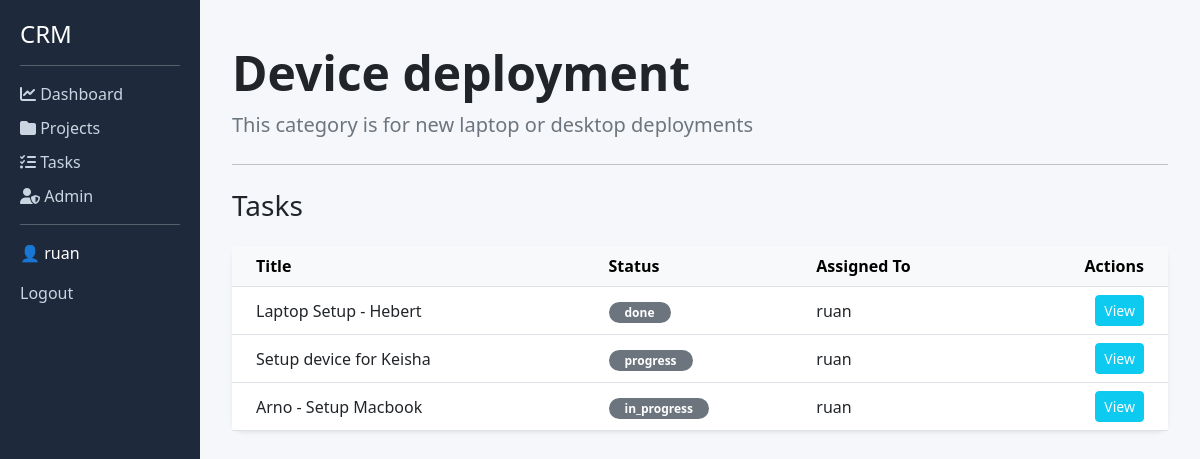
/projects/2/ (signed in), run on the app's committed database.
### crm/models.py (models this page shows, shortened)
class Project(models.Model):
    name = models.CharField(max_length=200)
    description = models.TextField()
    created_by = models.ForeignKey(User, on_delete=models.CASCADE)

class Task(models.Model):
    STATUS_CHOICES = [
        ('todo', 'To Do'),
        ('progress', 'In Progress'),
        ('done', 'Done'),
    ]
    title = models.CharField(max_length=200)
    description = models.TextField()
    project = models.ForeignKey(Project, on_delete=models.CASCADE)
    assigned_to = models.ForeignKey(User, on_delete=models.CASCADE)
    status = models.CharField(max_length=20, choices=STATUS_CHOICES)
    created_at = models.DateTimeField(auto_now_add=True)

### crm/views.py (the view)
# urls.py: path('projects/<int:id>/', views.project_detail, name='project_detail'),
@login_required
def project_detail(request, id):
    project = get_object_or_404(Project, id=id)
    tasks = Task.objects.filter(project=project)
    return render(request, 'crm/project_detail.html', {
        'project': project,
        'tasks': tasks
    })

### crm/templates/crm/project_detail.html
{% extends 'crm/base.html' %}
{% block content %}
<div class="container-fluid mt-4">
    <h2 class="display-5 fw-bold">{{ project.name }}</h2>
    <p class="lead text-secondary">{{ project.description }}</p>
    <hr class="my-4">
    <h3 class="mb-4">Tasks</h3>
    {% if tasks %}
    <div class="card shadow-sm border-0">
        <div class="card-body p-0">
            <div class="table-responsive">
                <table class="table table-hover mb-0">
                    <thead class="table-light">
                        <tr>
                            <th class="ps-4">Title</th>
                            <th>Status</th>
                            <th>Assigned To</th>
                            <th class="text-end pe-4">Actions</th>
                        </tr>
                    </thead>
                    <tbody>
                        {% for task in tasks %}
                        <tr>
                            <td class="ps-4 align-middle">{{ task.title }}</td>
                            <td class="align-middle">
                                <span class="badge bg-secondary rounded-pill px-3">
                                    {{ task.status }}
                                </span>
                            </td>
                            <td class="align-middle">{{ task.assigned_to.username }}</td>
                            <td class="text-end pe-4 align-middle">
                                <a href="{% url 'task_detail' task.id %}" class="btn btn-info btn-sm text-white">
                                    View
                                </a>
                            </td>
                        </tr>
                        {% endfor %}
                    </tbody>
                </table>
            </div>
        </div>
    </div>
    {% else %}
    <div class="alert alert-light border shadow-sm mt-3" role="alert">
        <i class="bi bi-info-circle me-2"></i> No tasks currently assigned to this project.
    </div>
    {% endif %}
</div>
{% endblock %}

### crm/templates/crm/base.html (shortened to what this page needs)
<!DOCTYPE html>
<html lang="en">
<head>
    <link href="https://cdn.jsdelivr.net/npm/bootstrap@5.3.0/dist/css/bootstrap.min.css" rel="stylesheet">
    <link href="https://cdnjs.cloudflare.com/ajax/libs/font-awesome/6.5.0/css/all.min.css" rel="stylesheet">
</head>
<body>
<div class="container-fluid">
    <div class="row">
        <div class="col-md-2 sidebar">
            <h4>CRM</h4>
            <hr>
            <a href="{% url 'dashboard' %}">
                <i class="fas fa-chart-line"></i> Dashboard
            </a>
            <a href="{% url 'project_list' %}">
                <i class="fas fa-folder"></i> Projects
            </a>
            <a href="{% url 'task_list' %}">
                <i class="fas fa-tasks"></i> Tasks
            </a>
            <a href="/admin/">
                <i class="fas fa-user-shield"></i> Admin
            </a>
            <hr>
            {% if user.is_authenticated %}
                <p>👤 {{ user.username }}</p>
                <a href="{% url 'logout' %}">Logout</a>
            {% else %}
                <a href="{% url 'login' %}">Login</a>
            {% endif %}
        </div>
        <div class="col-md-10 content">
            {% block content %}
            {% endblock %}
        </div>
    </div>
</div>
</body>
</html>

### crm/templates/crm/base.html (style rules this page uses)
body { background-color: #f5f7fb; }
.sidebar { height: 100vh; background: #1e293b; color: white; padding: 20px; }
.sidebar a { color: #cbd5e1; display: block; margin: 10px 0; text-decoration: none; }
.content { padding: 20px; }
.card { border-radius: 12px; box-shadow: 0 4px 10px rgba(0,0,0,0.05); }

### data on the page
Project: name "Device deployment", description "This category is for new laptop or desktop deployments"
Task: title "Laptop Setup - Hebert", status "done", assigned_to.username "ruan"
Task: title "Setup device for Keisha", status "progress", assigned_to.username "ruan"
Task: title "Arno - Setup Macbook", status "in_progress", assigned_to.username "ruan"

### other printed values
{{ user.username }} "ruan"
